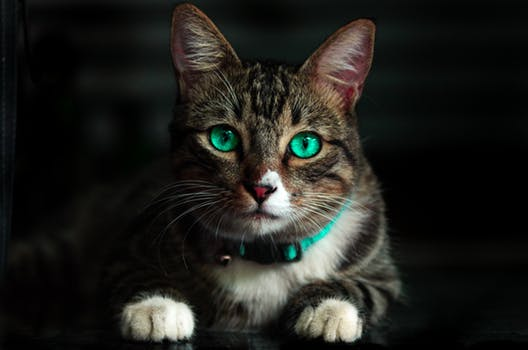
#> input picture cat.jpeg, 528 x 350 px
$ python image_mask.py --image cat.jpeg
#> lines starting #> are read from the running program, lines starting #| are printed output that depends on the picture; after the words box and inside, x2 and y2 are one past the last pixel; in counts of white or black regions, pixels touching at a corner belong together
import numpy as np
import argparse
import cv2

# fetching the arguments and save in dictionary
ap = argparse.ArgumentParser()
ap.add_argument("-i", "--image", required = True, help = "Enter path to the image")
args = vars(ap.parse_args())

# loading and converting the image into numpy array
image = cv2.imread(args["image"])
#> image is the input picture: shape (350, 528, 3); mean B, G, R 27.8, 31.9, 31.8
cv2.imshow("Original", image)
cv2.waitKey(0)

# create numpy array filled with zeros with exact width and height of image
# create a rectangular mask
mask = np.zeros(image.shape[:2], dtype = "uint8") # create canvas of same height and width of image of black colour
(cX, cY) = (image.shape[1] // 2, image.shape[0] // 2)
#> cX = 264; cY = 175
cv2.rectangle(mask, (cX - 75, cY - 75), (cX + 75, cY + 75), 255, -1)
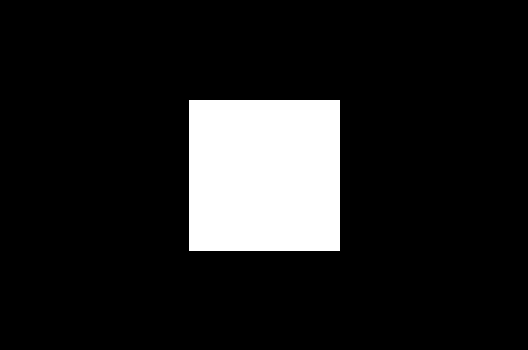
#> mask: shape (350, 528); 12.3% white; 1 white region, box (x1, y1, x2, y2) and area: (189, 100, 340, 251) 22801
cv2.imshow("Mask", mask)

masked = cv2.bitwise_and(image, image, mask = mask)   # using of And operator
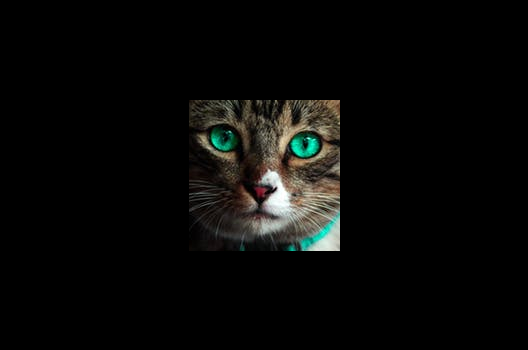
#> masked: shape (350, 528, 3); mean B, G, R 7.9, 9.2, 9
cv2.imshow(" Masked image", masked)
cv2.waitKey(0)


# create numpy array filled with zeros with exact width and height of image
# create a circular mask
mask = np.zeros(image.shape[:2], dtype = "uint8")
(cX, cY) = (image.shape[1] // 2, image.shape[0] // 2)
cv2.circle(mask, (cX, cY), 100, 255, -1)
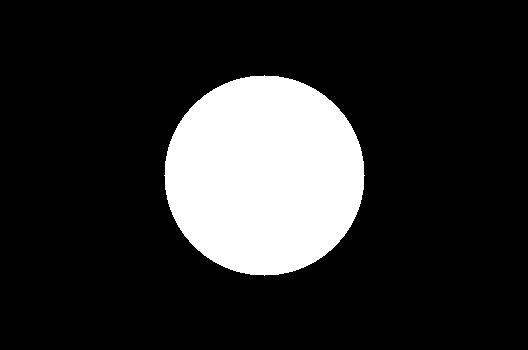
#> mask: shape (350, 528); 17% white; 1 white region, box (x1, y1, x2, y2) and area: (164, 75, 365, 276) 31417
cv2.imshow("Mask", mask)

masked = cv2.bitwise_and(image, image, mask = mask)
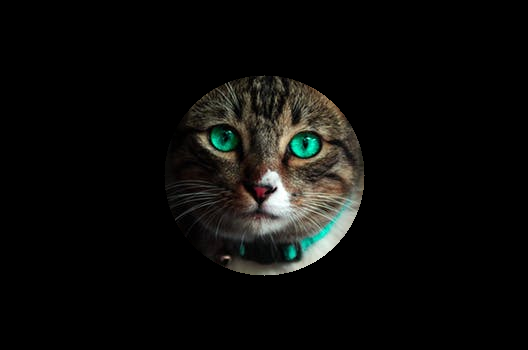
#> masked: shape (350, 528, 3); mean B, G, R 10.2, 11.9, 11.8
cv2.imshow(" Masked image", masked)
cv2.waitKey(0)

$ run again, on presidents.jpg
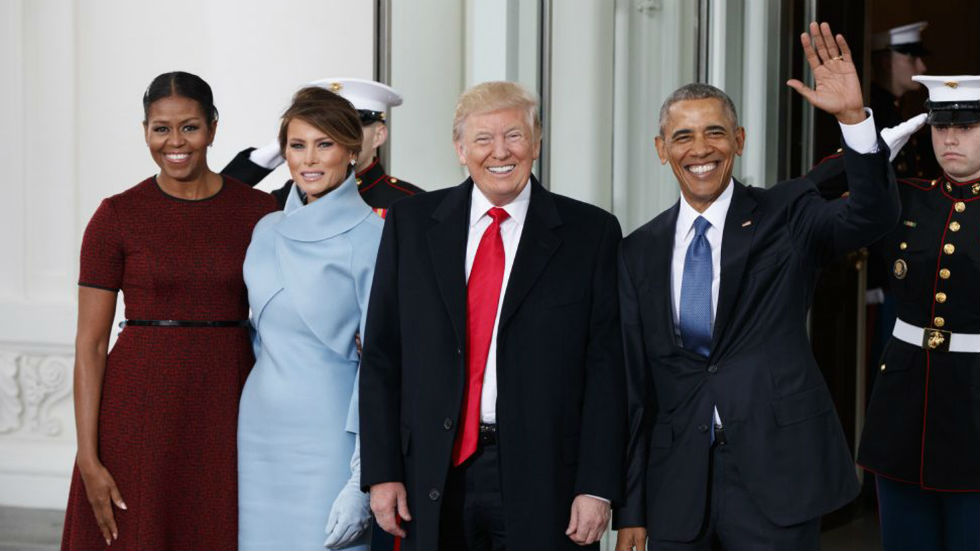
#> input picture presidents.jpg, 980 x 551 px
#> image is the input picture: shape (551, 980, 3); mean B, G, R 93.3, 90.8, 96.3
#> `cv2.rectangle(mask, (cX - 75, cY - 75), (cX + 75, cY + 75), 255, -1)`:
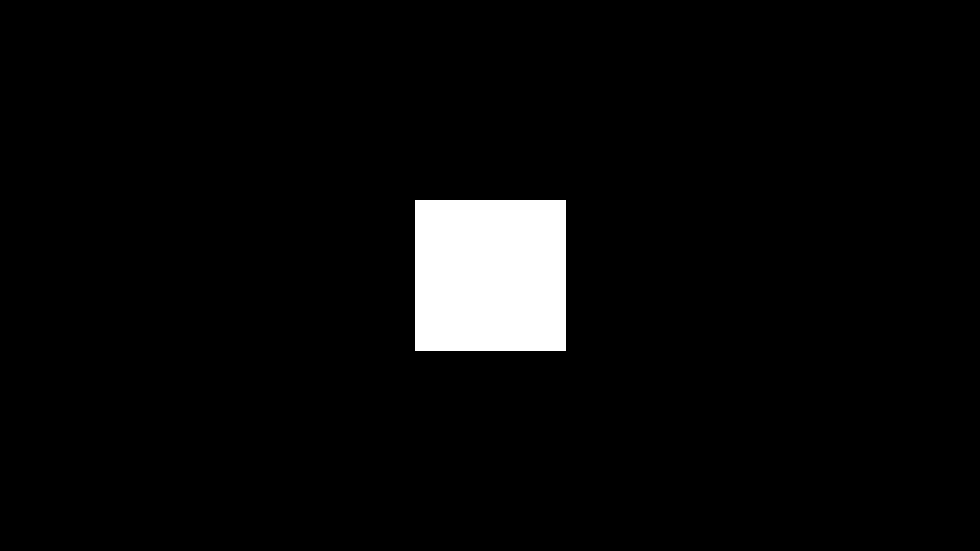
#> mask: shape (551, 980); 4.2% white; 1 white region, box (x1, y1, x2, y2) and area: (415, 200, 566, 351) 22801
#> `cv2.circle(mask, (cX, cY), 100, 255, -1)`:
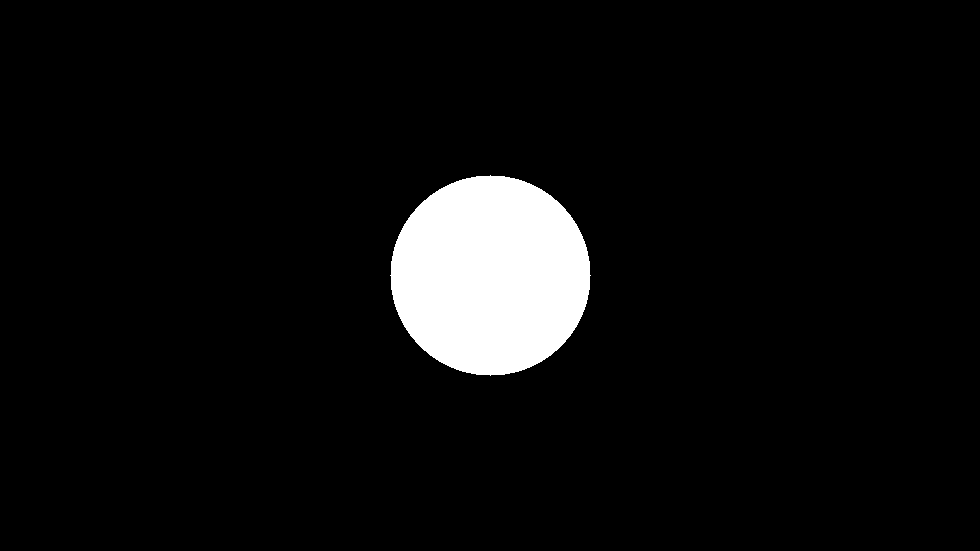
#> mask: shape (551, 980); 5.8% white; 1 white region, box (x1, y1, x2, y2) and area: (390, 175, 591, 376) 31417
